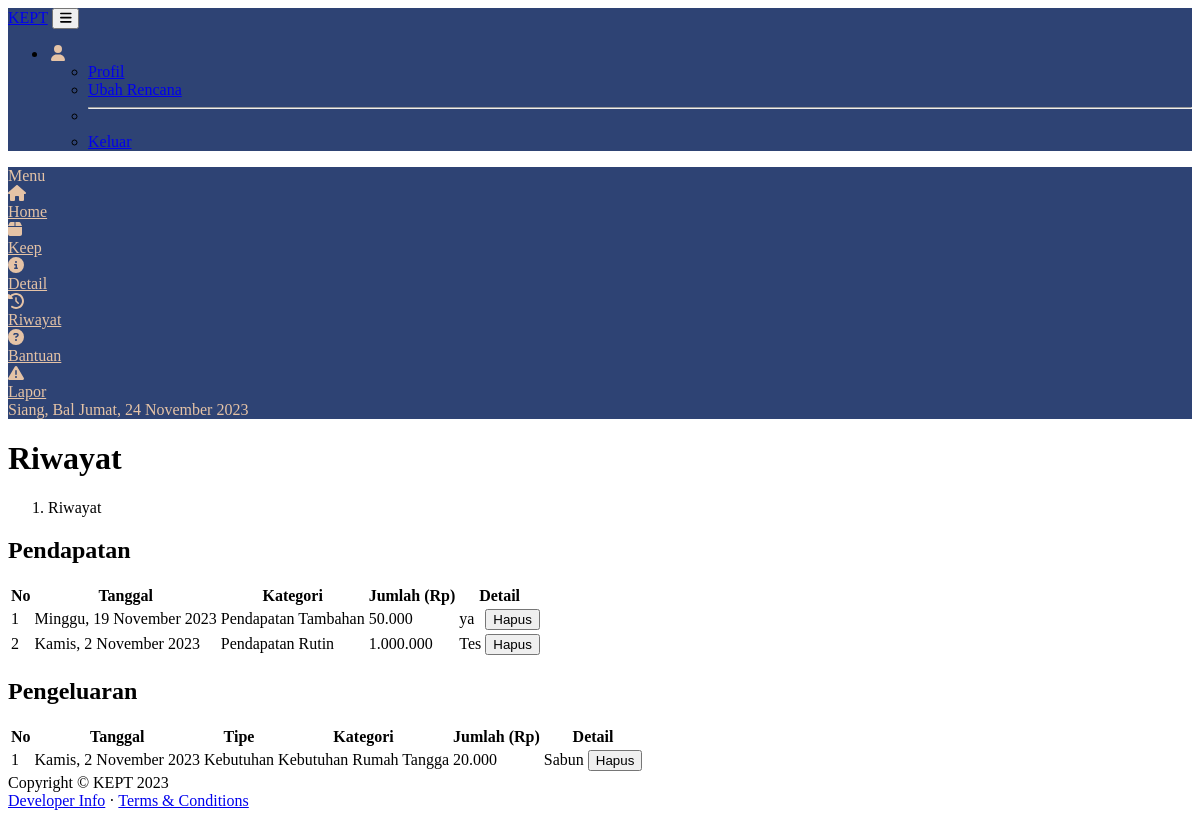
Page /app/history/ (signed in) on the earlier database version.
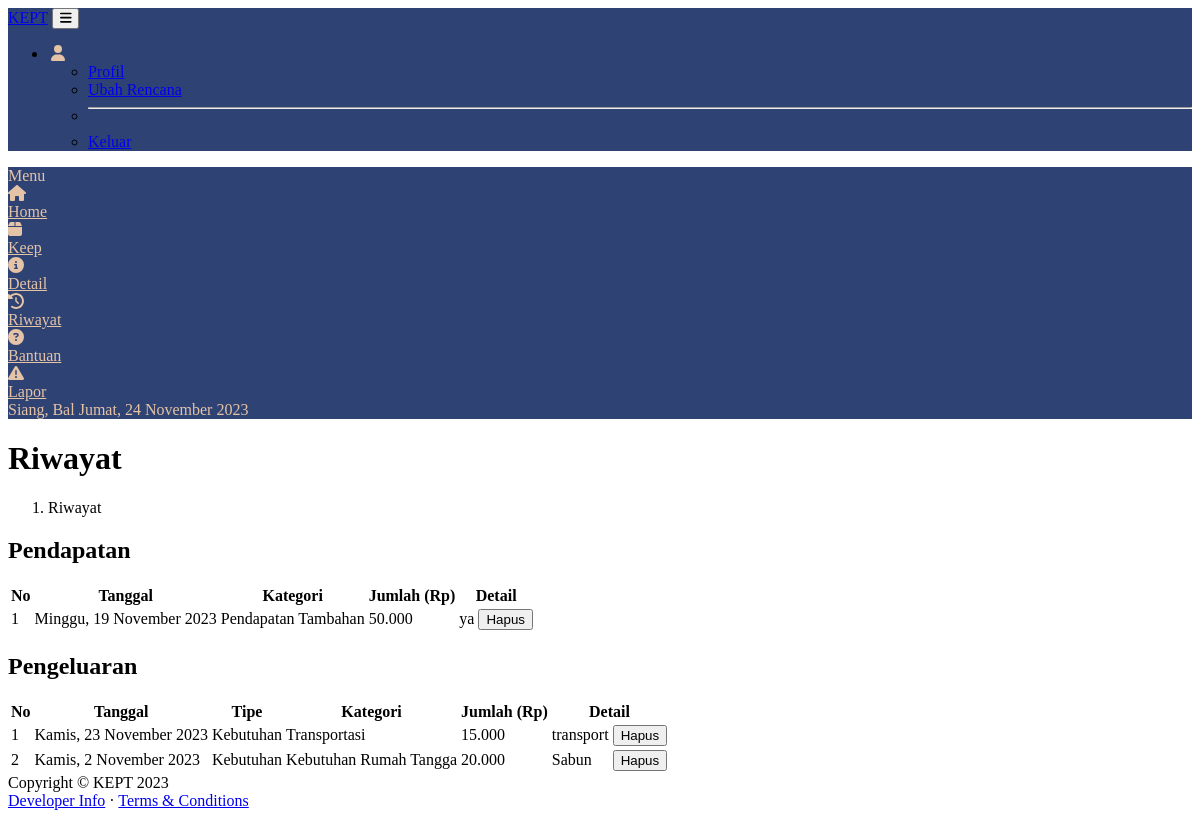
Same page on the later database version.
### tables this page shows
CREATE TABLE `account` (
  `id` int(11) NOT NULL,
  `date` date DEFAULT NULL,
  `username` varchar(31) NOT NULL,
  `email` varchar(127) DEFAULT NULL,
  `password` varchar(63) DEFAULT NULL,
  `name` varchar(127) DEFAULT NULL,
  `nickname` varchar(31) DEFAULT NULL,
  `new` tinyint(1) DEFAULT NULL,
  `premium` tinyint(1) DEFAULT NULL,
  `online` tinyint(1) DEFAULT NULL,
  `bio` varchar(255) DEFAULT NULL,
  `picture` varchar(255) NOT NULL DEFAULT 'icon.png',
  `needs` int(11) DEFAULT NULL,
  `wants` int(11) DEFAULT NULL,
  `saving` int(11) DEFAULT NULL,
  `changed` tinyint(1) DEFAULT NULL
);

CREATE TABLE `arrowonskin_keep` (
  `id` int(11) NOT NULL,
  `date` date DEFAULT NULL,
  `class` varchar(31) DEFAULT NULL,
  `category` varchar(31) DEFAULT NULL,
  `username` varchar(31) DEFAULT NULL,
  `name` varchar(64) DEFAULT NULL,
  `detail` varchar(256) DEFAULT NULL,
  `value` int(11) DEFAULT NULL
);

### app/history/index.php (the view, shortened to what this page needs)
<?php
require "../../functions.php";
$table = fetch('username').'_keep';
$query1 = "SELECT * FROM $table WHERE class='income' AND MONTH(date) = MONTH(CURRENT_DATE()) AND YEAR(date) = YEAR(CURRENT_DATE()) ORDER BY date DESC";
$query2 = "SELECT * FROM $table WHERE class='spending' AND MONTH(date) = MONTH(CURRENT_DATE()) AND YEAR(date) = YEAR(CURRENT_DATE())  ORDER BY date DESC";
$income = query($query1);
$spending = query($query2);
?>
<!DOCTYPE html>
<html lang="en">
   <head>
      <link href="https://cdn.jsdelivr.net/npm/simple-datatables@7.1.2/dist/style.min.css" rel="stylesheet" />
      <link href="https://cdn.harkovnet.biz.id/sbadmin1/css/styles.css" rel="stylesheet" />
   </head>
   <body class="sb-nav-fixed">
      <nav class="sb-topnav navbar navbar-expand navbar-dark custom-bg">
         <a class="navbar-brand ps-3" href="index.html">KEPT</a>
         <button class="btn btn-link btn-sm order-1 order-lg-0 me-4 me-lg-0" id="sidebarToggle" href="#!"><i class="fas fa-bars"></i></button>
         <ul class="navbar-nav ms-auto ms-md-0 me-3 me-lg-4">
            <li class="nav-item dropdown">
               <a class="nav-link dropdown-toggle" id="navbarDropdown" href="#" role="button" data-bs-toggle="dropdown" aria-expanded="false"><i class="fas fa-user fa-fw"></i></a>
               <ul class="dropdown-menu dropdown-menu-end" aria-labelledby="navbarDropdown">
                  <li><a class="dropdown-item " href="../profile/">Profil</a></li>
                  <li><a class="dropdown-item" href="../plan/">Ubah Rencana</a></li>
                  <li>
                     <hr class="dropdown-divider">
                  </li>
                  <li><a href="../logout.php" class="dropdown-item color-keptblue">Keluar</a></li>
               </ul>
            </li>
         </ul>
      </nav>
      <div id="layoutSidenav">
         <div id="layoutSidenav_nav">
            <nav class="sb-sidenav accordion custom-sidenav" id="sidenavAccordion">
               <div class="sb-sidenav-menu">
                  <div class="nav">
                     <div class="sb-sidenav-menu-heading">Menu</div>
                     <a class="nav-link" href="../">
                        <div class="sb-nav-link-icon"><i class="fas fa-home"></i></div>
                        Home
                     </a>
                     <a class="nav-link" href="../keep/">
                        <div class="sb-nav-link-icon"><i class="fas fa-box"></i></div>
                        Keep
                     </a>
                     <a class="nav-link" href="../detail/">
                        <div class="sb-nav-link-icon"><i class="fas fa-info-circle"></i></div>
                        Detail
                     </a>
                     <a class="nav-link" href="../history/">
                        <div class="sb-nav-link-icon"><i class="fas fa-history"></i></div>
                        Riwayat
                     </a>
                     <a class="nav-link" href="../help/">
                        <div class="sb-nav-link-icon"><i class="fas fa-question-circle"></i></div>
                        Bantuan
                     </a>
                     <a class="nav-link" href="../report/">
                        <div class="sb-nav-link-icon"><i class="fas fa-exclamation-triangle"></i></div>
                        Lapor
                     </a>
                  </div>
               </div>
               <div class="sb-sidenav-footer">
                  <?php
                     echo greeting();
                     ?>
                  <a class="nav-link color-white fw-light"><?php echo dayName(dateNow()).', '; showDate(dateNow())?></a>
               </div>
            </nav>
         </div>
         <div id="layoutSidenav_content">
            <main>
               <div class="container-fluid px-4">
                  <h1 class="mt-4">Riwayat</h1>
                  <ol class="breadcrumb mb-4">
                     <li class="breadcrumb-item active">Riwayat</li>
                  </ol>
                  <div class="container">
                  <div class="row">
            <div class="col-md-6">
                <div class="card">
                    <div class="card-header">
                        <h2>Pendapatan</h2>
                    </div>
                    <div class="card-body">
                    <?php if($income != NULL) { ?>
                        <table id="incomeTable" class="table table-striped table-bordered">
                        <tr>
            <th>No</th>
            <th>Tanggal</th>
            <th>Kategori</th>
            <th>Jumlah (Rp)</th>
            <th colspan="2">Detail</th>
        </tr>
        <?php $i = 1; foreach ($income as $transaction) {?>
        <tr>
            <td><?php echo $i ?></td>
            <td><?php echo dayName($transaction['date']) ?>, <?php showDate($transaction['date']) ?></td>
            <td><?php echo $transaction['name'] ?></td>
            <td id="value"><?php echo money($transaction['value']) ?></td>
            <td><?php echo $transaction['detail'] ?></td>
            <td>
                <form action="" method="post">
                    <button type="submit" name="delete" id="delete" value="<?php echo $transaction['id'] ?>">Hapus</button>
                </form>
            </td>
        </tr>
        <?php $i++; } ?>
                        </table>
                        <?php } else {?>
    <h2>Belum ada transaksi!</h2>
    <?php } ?>
                    </div>
                </div>
            </div>
            <div class="col-md-6">
                <div class="card">
                    <div class="card-header">
                        <h2>Pengeluaran</h2>
                    </div>
                    <div class="card-body">
                    <?php if($spending != NULL) { ?>
                        <table id="expensesTable" class="table table-striped table-bordered">
                        <tr>
            <th>No</th>
            <th>Tanggal</th>
            <th>Tipe</th>
            <th>Kategori</th>
            <th>Jumlah (Rp)</th>
            <th colspan="2">Detail</th>
        </tr>
        <?php $i = 1; foreach ($spending as $transaction) {?>
        <tr>
            <td><?php echo $i ?></td>
            <td><?php echo dayName($transaction['date']) ?>, <?php showDate($transaction['date']) ?></td>
            <td>
                <?php if($transaction['category'] === 'priority') {
                    echo 'Prioritas';
                } else if($transaction['category'] === 'needs') {
                    echo 'Kebutuhan';
                } else {
                    echo 'Keinginan';
                }?>
            </td>
            <td><?php echo $transaction['name'] ?></td>
            <td id="value"><?php echo money($transaction['value']) ?></td>
            <td><?php echo $transaction['detail'] ?></td>
            <td>
                <form action="" method="post">
                    <button type="submit" name="delete" id="delete" value="<?php echo $transaction['id'] ?>">Hapus</button>
                </form>
            </td>
        </tr>
        <?php $i++; } ?>
    </table>
    <?php } else {?>
    <h2>Belum ada transaksi!</h2>
    <?php } ?>
                    </div>
                </div>
            </div>
        </div>
                  </div>
               </div>
            </main>
            <footer class="py-4 bg-light mt-auto">
               <div class="container-fluid px-4">
                  <div class="d-flex align-items-center justify-content-between small">
                     <div class="text-muted">Copyright &copy; KEPT 2023</div>
                     <div>
                        <a href="https://harkovnet.biz.id/">Developer Info</a>
                        &middot;
                        <a href="#">Terms &amp; Conditions</a>
                     </div>
                  </div>
               </div>
            </footer>
         </div>
      </div>
    </body>
</html>

### functions.php (shortened to what this page needs)
<?php
$directory = new DirectoryIterator(dirname(__FILE__));
$directoryPath = $directory->getPath();
if(strtolower($directoryPath[0]) !== '/') {
    $directoryPath = str_replace("\\", "\\\\", $directoryPath);
    $directoryPath .= "\\\\";
    $keptPassword = "";
    $keptUsername = "root";
    $keptHost = "localhost";
    $keptdb = "keptdb";
    $keepdb = "keepdb";
} else {
    $keptPassword = "aITkeptflow3";
    $keptUsername = "if0_34962067";
    $keptHost = "sql209.infinityfree.com";
    $keptdb = "if0_34962067_keptdb";
}
$conn = mysqli_connect($keptHost, $keptUsername, $keptPassword, $keptdb);
function query($query) {
    global $conn;
    $result = mysqli_query($conn, $query);
    $rows = [];
    while ($row = mysqli_fetch_assoc($result)) {
        $rows[] = $row;
    }
    return $rows;
}
function dateNow() {
    return date('Y-m-d');
}
function dateDate($date) {
    return $date[8].$date[9];
}
function dayName($date) {
    $englishDay = date('l', strtotime($date));
    switch ($englishDay) {
        case 'Sunday':
            $indonesiaDay = 'Minggu';
            break;
        case 'Thursday':
            $indonesiaDay = 'Kamis';
            break;
        case 'Friday':
            $indonesiaDay = 'Jumat';
            break;
    }
    return $indonesiaDay;
}
function fetch($request, $table = 'account', $id = false) {
    global $conn;
    if ($id === false) {
        $id = $_SESSION['loginId'];
    }
    $query = "SELECT $request FROM $table WHERE id = '$id'";
    $result = mysqli_fetch_assoc(mysqli_query($conn, $query));
    $result = $result["$request"];
    return $result;
}
function dateMonth($date) {
    $month = $date[5].$date[6];
    $name = NULL;
    switch ($month) {
        case '11':
            $name = 'November';
            break;
        }
    return $name;
}
function dateYear($date) {
    return $date[0].$date[1].$date[2].$date[3];
}
function showDate($date) {
    $dateDate = dateDate($date);
    $dateMonth = dateMonth($date);
    $dateYear = dateYear($date);
    if($dateDate[0] == '0') {
        $dateDate = $dateDate[1];
    }
    echo $dateDate.' '.$dateMonth.' '.$dateYear;
}
function money($money) {
    return number_format($money, 0, ',', '.');
}
function greeting() {
    $time = date('H');
    if((int) $time >= 6 AND (int) $time < 12) {
        $greeting = 'Pagi';
    } else if((int) $time >= 12 AND (int) $time < 15) {
        $greeting = 'Siang';
    } else if((int) $time >= 15 AND (int) $time < 18) {
        $greeting = 'Sore';
    } else {
        $greeting = 'Malam';
    }
    return $greeting.', '.fetch('nickname');
}
?>

### app/history/index.php (style rules this page uses)
.custom-bg { background-color: #2E4374 !important; }
.custom-sidenav { background-color: #2E4374 !important; color: #E5C3A6 !important; }
.sb-nav-link-icon { color: #E5C3A6 !important; }
.nav-link { color: #E5C3A6 !important; }

Differences in the rows shown:
removed arrowonskin_keep: date "Kamis", date "2", date "November", date "2023", name "Pendapatan Rutin", value "1.000.000", detail "Tes", $transaction['id'] 11 (drawn), shown under "Pendapatan"
added arrowonskin_keep: date "Kamis", date "23", date "November", date "2023", category "Kebutuhan", name "Transportasi", value "15.000", detail "transport", $transaction['id'] 14 (drawn), shown under "Pengeluaran"
